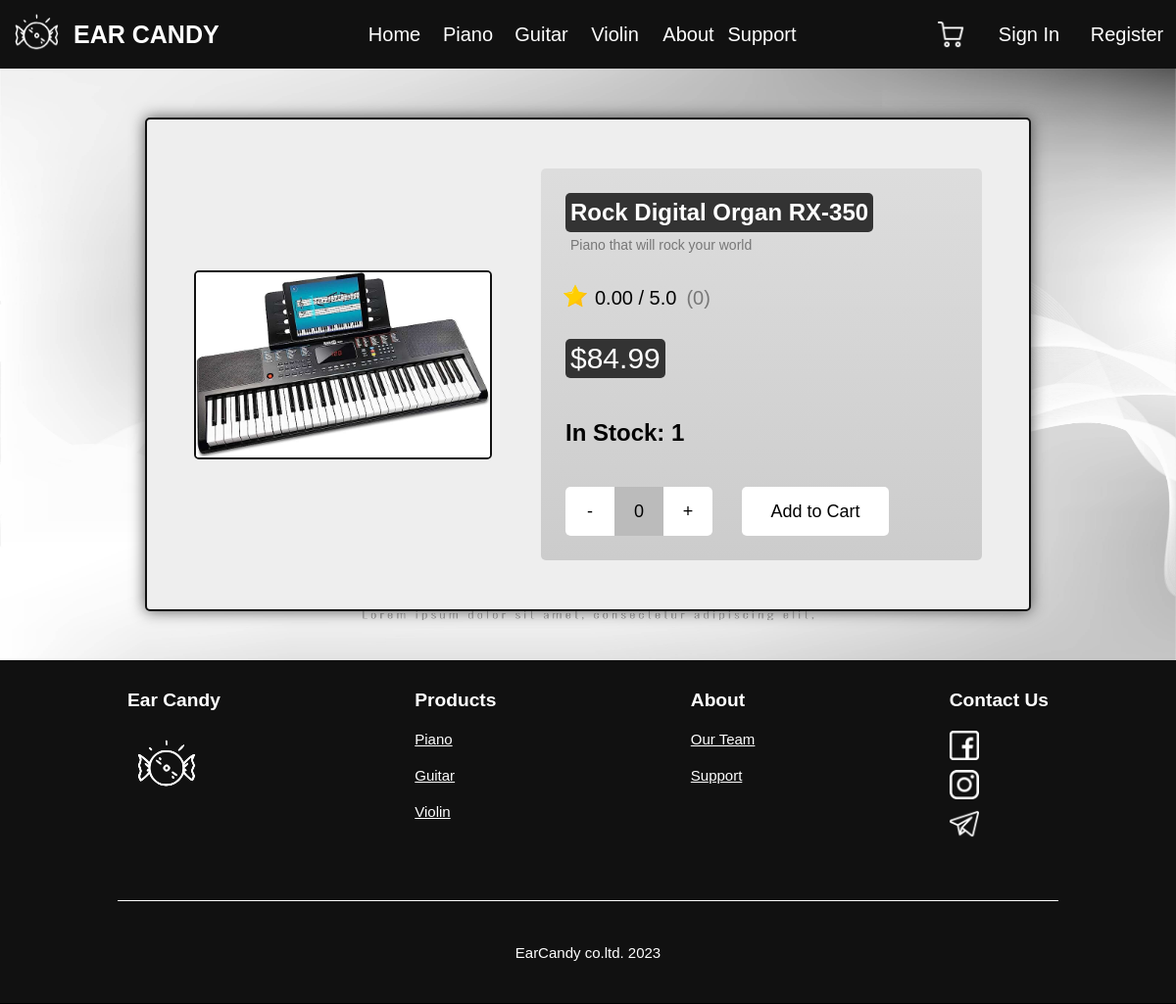
The app's page /product.php?id=3 with its own data.
### tables this page shows
CREATE TABLE `tbl_product` (
  `product_id` int(10) NOT NULL,
  `product_name` varchar(40) NOT NULL,
  `product_description` varchar(40) NOT NULL,
  `product_price` float(8,2) NOT NULL,
  `product_quantity` int(10) NOT NULL,
  `product_image` varchar(100) NOT NULL,
  `rating` float(8,2) NOT NULL,
  `rating_count` int(10) NOT NULL,
  `category_id` int(10) NOT NULL
);

### product.php (the view, shortened to what this page needs)
<?php
    include("layout/connectDB.php");
    $tbl_product = "SELECT * FROM `tbl_product`";
    $q_product = mysqli_query($connection, $tbl_product);
    $selected_product = $_GET["id"];
    while($product_list = mysqli_fetch_assoc($q_product)){
        if ($selected_product == $product_list["product_id"]){
            $product_name = $product_list["product_name"];
            $product_description = $product_list["product_description"];
            $product_rating = $product_list["rating"];
            $product_rating_count = $product_list["rating_count"];
            $product_price = $product_list["product_price"];
            $product_quantity= $product_list["product_quantity"];
            $product_image = $product_list["product_image"];
            break;
        }
    }
    $quantity_in_cart = 0;
?>
<!DOCTYPE html>
<html lang="en">
<head>
    <link href="css/nav.css" rel="stylesheet">
    <link href="css/product.css" rel="stylesheet">
    <link href="css/footer.css" rel="stylesheet">
</head>
<body>
    <?php include("layout/header.php") ?>
    <div class="container1">
        <form class="product-container" action="layout/add-to-cart.php" method="POST">
            <div class="product-image">
                <img src="<?php echo $product_image;?>">
            </div>
            <div class="product-info">
                <div class="product-title">
                    <h1><?php echo $product_name; ?></h1>
                    <p><?php echo $product_description; ?></p>
                </div>
                <div class="product-rating">
                    <img src="images/star.png">
                    <?php echo $product_rating . " / 5.0 "; ?>
                    <span><?php echo " (" . $product_rating_count . ")"; ?></span>
                </div>
                <h2 class="product-price"><?php echo "$" . $product_price; ?></h2>
                <h2>In Stock: <?php echo $product_quantity; ?></h2>
                <div class="add-to-cart">
                    <div class="amount-in-cart">
                        <button type="button" onclick="subtract_quantity()">-</button>
                        <span id="amount-in-cart"><?php echo $quantity_in_cart; ?></span>
                        <button type="button" onclick="add_quantity()">+</button>
                    </div>
                    <button type="submit">Add to Cart</button>
                </div>
            </div>
        </form>
    </div>
    <?php include("layout/footer.php") ?>
</body>
</html>

### css/product.css (style rules this page uses)
body { margin: 0px; font-family: Arial, Helvetica, sans-serif; text-decoration: none; background-color: black; }
.container1 { position: relative; display: flex; flex-direction: column; align-items: center; width: 100%; min-height: calc(100vh - 350px); margin-top: 70px; overflow: hidden; }
.product-container { display: flex; justify-content: center; align-items: center; column-gap: 50px; width: 900px; height: 500px; margin: 50px 0; background-color: #eee; border: #111 solid 2px; border-radius: 5px; box-shadow: 0 0 15px #555; z-index: 1; }
.product-image { display: flex; justify-content: center; align-items: center; max-width: 300px; max-height: 400px; border: #111 solid 2px; border-radius: 5px; overflow: hidden; }
.product-image img { max-width: 300px; max-height: 400px; }
.product-info { display: flex; flex-direction: column; justify-content: space-between; align-items: flex-start; width: 400px; height: 350px; padding: 25px; background-image: linear-gradient(#ddd, #ccc); border-radius: 5px; }
.product-title h1 { display: flex; align-items: center; height: 30px; padding: 5px; margin: 0; background-color: #333; color: white; border-radius: 5px; font-size: 24px; font-weight: 600; }
.product-title p { padding: 5px; margin: 0; font-size: 14px; color: #777; }
.product-rating { position: relative; left: -10px; display: flex; align-items: center; font-size: 20px; }
.product-rating img { position: relative; top: -3px; width: 40px; height: 40px; }
.product-rating span { margin-left: 10px; color: #777; }
.product-price { display: flex; align-items: center; height: 30px; padding: 5px; margin: 0; background-color: #333; color: white; border-radius: 5px; font-size: 30px; font-weight: 500; }
.add-to-cart { display: flex; align-items: center; column-gap: 30px; }
.add-to-cart button { display: flex; justify-content: center; align-items: center; width: 150px; height: 50px; font-size: 18px; font-weight: 300; background-color: white; border: 0; border-radius: 5px; transition: 0.5s ease; }
.amount-in-cart { display: flex; justify-content: space-between; align-items: center; width: 150px; height: 50px; font-size: 18px; font-weight: 300; background-color: #bbb; border-radius: 5px; overflow: hidden; }
.amount-in-cart button { display: flex; align-items: center; width: 50px; border-radius: 0; }

### records on screen
tbl_product: product_image (picture), product_name "Rock Digital Organ RX-350", product_description "Piano that will rock your world", rating "0.00", rating_count "0", product_price "84.99", product_quantity "1"

### other values on screen
$quantity_in_cart "0"
